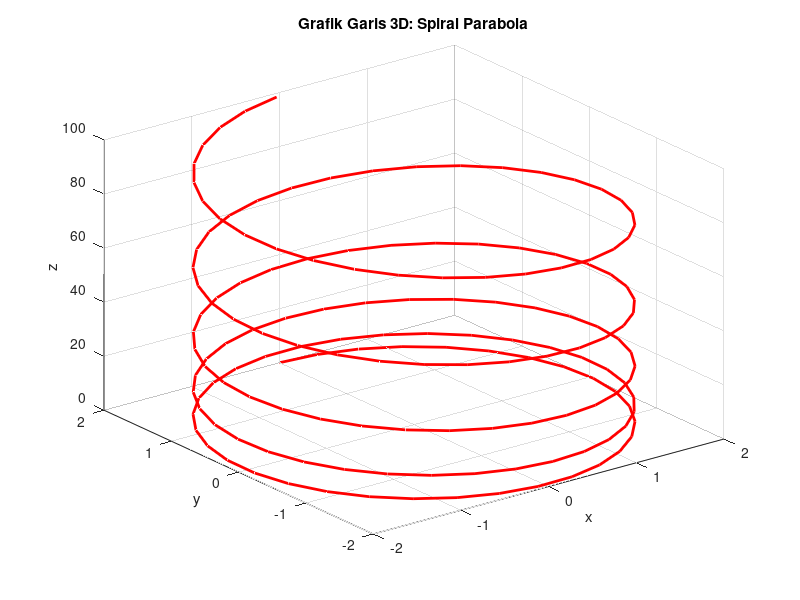

Source code (MATLAB):
t = 0:0.2:10*pi;
x = 2*sin(t);
y = 2*cos(t);
z = 0.1*t.^2;
plot3(x,y,z,'r', 'linewidth', 2);
grid on
xlabel('x');
ylabel('y');
zlabel('z');
title('Grafik Garis 3D: Spiral Parabola');
